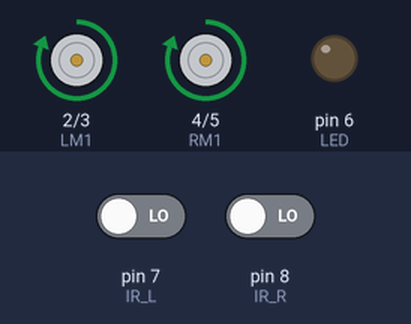
This sketch was run on a simulated Arduino Uno, built with avr-gcc and run on an emulated ATmega328P. Parts: motor-driver pin pairs drawn as motors (green arrow = first pin HIGH = forward, orange = second pin HIGH = backward, longer = more drive), output pins drawn as LEDs (lit = HIGH). Inputs (shaded band) come from the test bench; at power-on: pin 7 (IR_L) LOW, pin 8 (IR_R) LOW.

Above: at 1.2 s.
1.3 s: pin 7 (IR_L) driven HIGH
At 2.5 s:
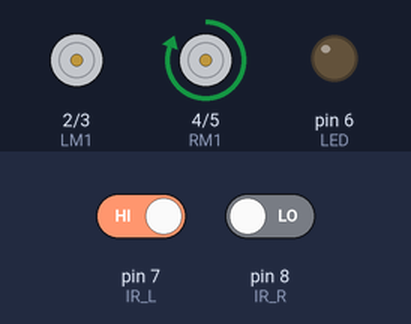
2.8 s: pin 8 (IR_R) driven HIGH
At 4.4 s:
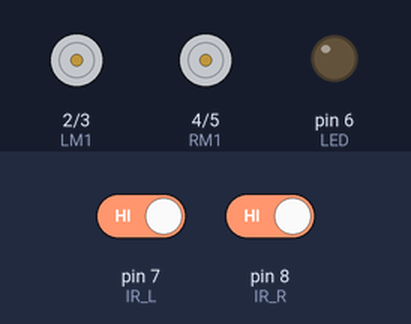
5.2 s: pin 7 (IR_L) driven LOW
At 5.6 s:
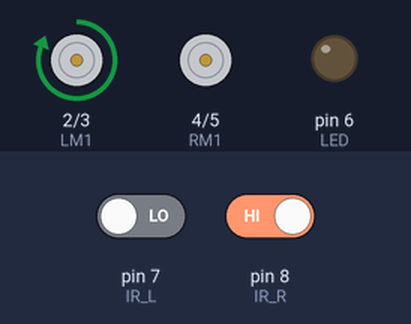
6.7 s: pin 8 (IR_R) driven LOW
At 7.9 s:
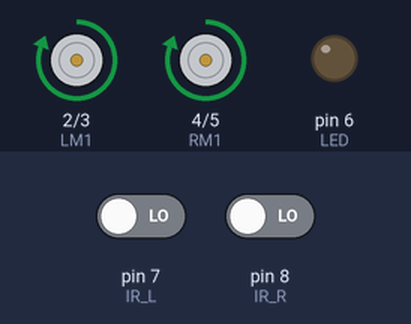
Timing chart, 0 to 9.2 s (numbered marks = the images above; inputs shaded):
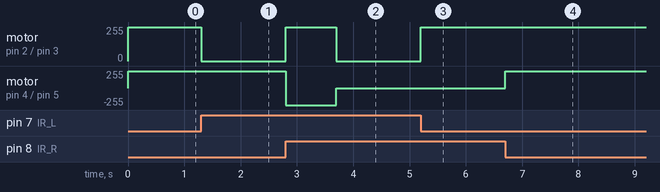

The sketch:

UTURN.ino
```cpp
/*
 * =============================================
 *  Line Follower Code
 *  (Assuming IR on Black Line outputs HIGH)
 * ============================================
*/

// Defining new Data Type for Robot State
enum States {
  FOLLOW_LINE,
  U_TURN,
  FOLLOW_LINE_BACK,
  STOP
};
States RobotState = FOLLOW_LINE;

int L, R;

// Defining Motor Pins
int LM1 = 2;
int LM2 = 3;
int RM1 = 4;
int RM2 = 5;

// Defining IR Pins
int IR_L = 7;
int IR_R = 8;

// Define Peripheral Pins
int LED = 6;
int TRIG = 10;
int ECHO = 11;

int DistanceThreshold = 12;
int LDRThreshold = 450;

int RightTurnDelay = 400;
int ForwardDelay = 800;
int LeftTurnDelay = 400;
int ForwardDelayLong = 1100;

void setup() {
  // Declare the Motor Pins
  pinMode(LM1, OUTPUT);
  pinMode(LM2, OUTPUT);
  pinMode(RM1, OUTPUT);
  pinMode(RM2, OUTPUT);

  // Declare the IR pins
  pinMode(IR_L, INPUT);
  pinMode(IR_R, INPUT);

  // Declare peripheral pins
  pinMode(LED, OUTPUT);
  pinMode(TRIG, OUTPUT);
  pinMode(ECHO, INPUT);

  //Serial.begin(9600);
}

void loop() {
  L = digitalRead(IR_L);
  R = digitalRead(IR_R);

  switch (RobotState) {
    case FOLLOW_LINE:
      FollowLine();
      if (L == HIGH && R == HIGH) {
        RobotState = U_TURN;
      }
    break;

    case U_TURN:
      digitalWrite(LM1, HIGH);
      digitalWrite(LM2, LOW);
      digitalWrite(RM1, LOW);
      digitalWrite(RM2, HIGH);
      delay(900);
      RobotState = FOLLOW_LINE_BACK;
    break;

    case FOLLOW_LINE_BACK:
      FollowLine();
      if (L == HIGH && R == HIGH) {
        digitalWrite(LM1, LOW);
        digitalWrite(LM2, LOW);
        digitalWrite(RM1, LOW);
        digitalWrite(RM2, LOW);
      }
    break;
  }

}

void FollowLine() {
  // L=LOW R=LOW then move forward (Floor is detected)
  if (L == LOW && R == LOW) {
    digitalWrite(LM1, HIGH);
    digitalWrite(LM2, LOW);
    digitalWrite(RM1, HIGH);
    digitalWrite(RM2, LOW);
  }

  // L=LOW R=HIGH then move RIGHT (Line detected on right IR but not on left IR)
  else if (L == LOW && R == HIGH) {
    digitalWrite(LM1, HIGH);
    digitalWrite(LM2, LOW);
    digitalWrite(RM1, LOW);
    digitalWrite(RM2, LOW);
  }

  // L=HIGH R=LOW then move LEFT (Line detected on left IR but not on right IR)
  else if (L == HIGH && R == LOW) {
    digitalWrite(LM1, LOW);
    digitalWrite(LM2, LOW);
    digitalWrite(RM1, HIGH);
    digitalWrite(RM2, LOW);
  }

  // L=HIGH R=HIGH then stop (Line detected on both IRs)
}
```

Measured:
- after the input at 1.3 s, motor on pin 2 (LM1) / pin 3 (LM2): forward 255/255 → stopped at once
- after the input at 2.8 s, motor on pin 2 (LM1) / pin 3 (LM2): stopped → forward 255/255 at once, → stopped 0.90 s later; motor on pin 4 (RM1) / pin 5 (RM2): forward 255/255 → backward 255/255 at once, → stopped 0.90 s later
- after the input at 5.2 s, motor on pin 2 (LM1) / pin 3 (LM2): stopped → forward 255/255 at once
- after the input at 6.7 s, motor on pin 4 (RM1) / pin 5 (RM2): stopped → forward 255/255 at once
